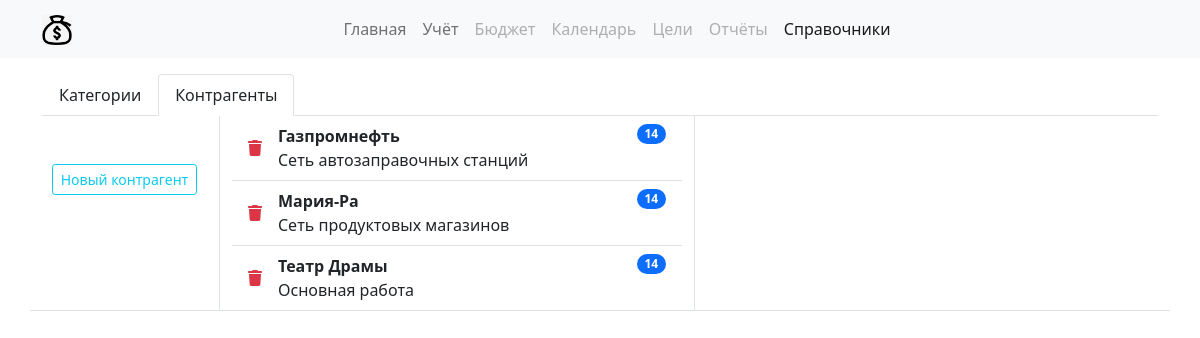
The page /catalog/counterparties/ on the database its author committed.
### catalogapp/models.py (models this page shows, shortened)
class Counterparties(models.Model):
    name = models.CharField(max_length=128, verbose_name='Наименование')
    description = models.CharField(max_length=128, verbose_name='Краткое описание', blank=True)

### catalogapp/views.py (the view)
# urls.py: path('counterparties/', catalogapp.CatalogCounterpartiesTemplateView.as_view(), name='counterparties'),
class CatalogCounterpartiesTemplateView(TemplateViewWithMenu):
    template_name = 'catalogapp/catalog_counterparties.html'
    def get_context_data(self, **kwargs):
        context = super(CatalogCounterpartiesTemplateView, self).get_context_data()
        context.update({
            'title': 'Контрагенты',
            'counterparties': Counterparties.objects.all().order_by('name')
        })
        return context

### common/constants.py (called while the page is built)
    def get_context_data(self, **kwargs):
        context = super(TemplateViewWithMenu, self).get_context_data()
        context.update({
            'account_menu': ACCOUNT_MENU,
            'main_menu': MAIN_MENU,
            'catalog_menu': CATALOG_MENU,
        })
        return context

### templates/catalogapp/catalog_counterparties.html
{% extends 'catalogapp/main_page.html' %}
{% load static %}
{% block catalog_content %}
    <div class="row">
        <div class="col-2 border-end border-bottom text-center pb-5">
            <button data-bs-toggle="modal" data-bs-target="#counterpartiesCreateModal" type="button"
                    class="btn btn-outline-info btn-sm mt-5">Новый контрагент
            </button>
        </div>
        <div class="col-5 border-bottom border-end">
            {% include 'catalogapp/includes/inc_counterparties.html' %}
        </div>
        <div class="col-5 border-bottom">
        </div>
    </div>
{% endblock catalog_content %}

### templates/catalogapp/includes/inc_counterparties.html
<ol class="list-group list-group-flush">
    {% for item in counterparties %}
        <li class="list-group-item d-flex justify-content-between align-items-start">
            <div class="my-auto">
                <a href="#" data-bs-toggle="modal"
                   data-bs-target="#counterpartiesDeleteModal"
                   data-bs-title="{{ item.name }}"
                   data-bs-href="{% url 'catalogapp:delete_counterparties' item.pk %}"><i
                        class="fas fa-trash text-danger"></i></a>
            </div>
            <div class="ms-3 me-auto">
                <div class="fw-bold">{{ item.name }}</div>
                {{ item.description }}
            </div>
            <span class="badge bg-primary rounded-pill">14</span>
        </li>
    {% endfor %}
</ol>

### rows shown on the page
Counterparties: name "Газпромнефть", description "Сеть автозаправочных станций"
Counterparties: name "Мария-Ра", description "Сеть продуктовых магазинов"
Counterparties: name "Театр Драмы", description "Основная работа"

### other values the page prints
{{ key }} "Главная" "Учёт" "Бюджет" "Календарь" "Цели" "Отчёты" "Справочники"
{{ menu.1 }} "Категории" "Контрагенты"
